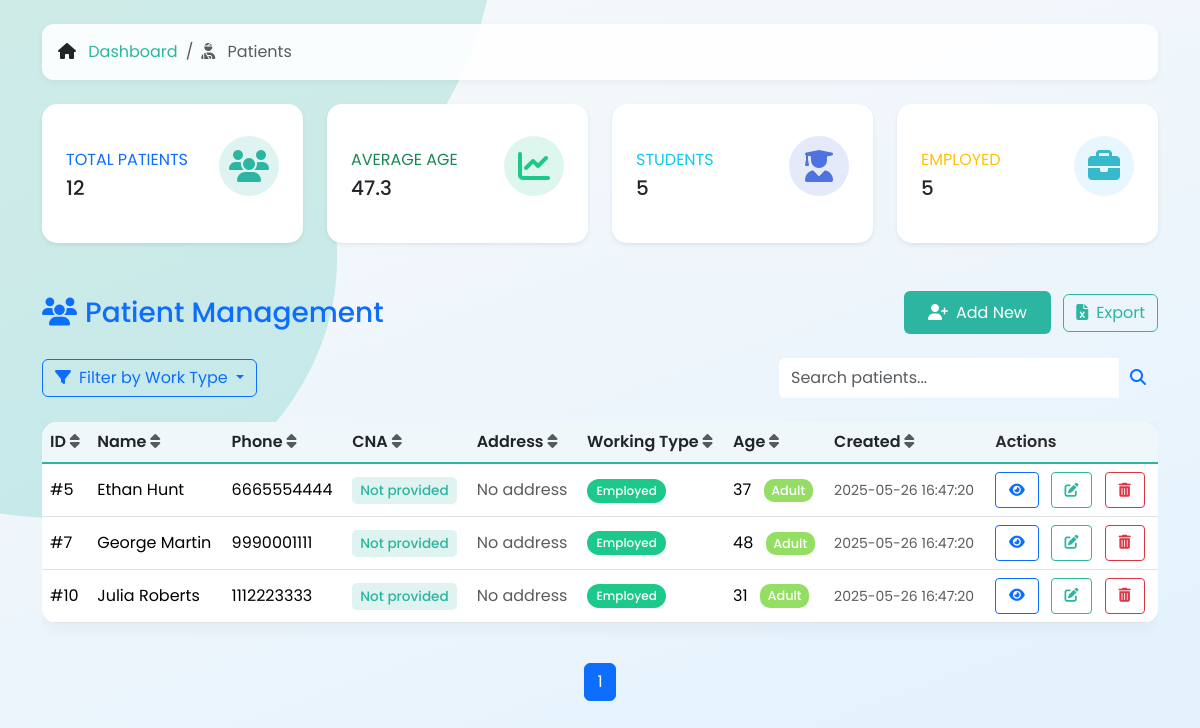
The page /patients.php?work_type=employed on the database as committed earlier.
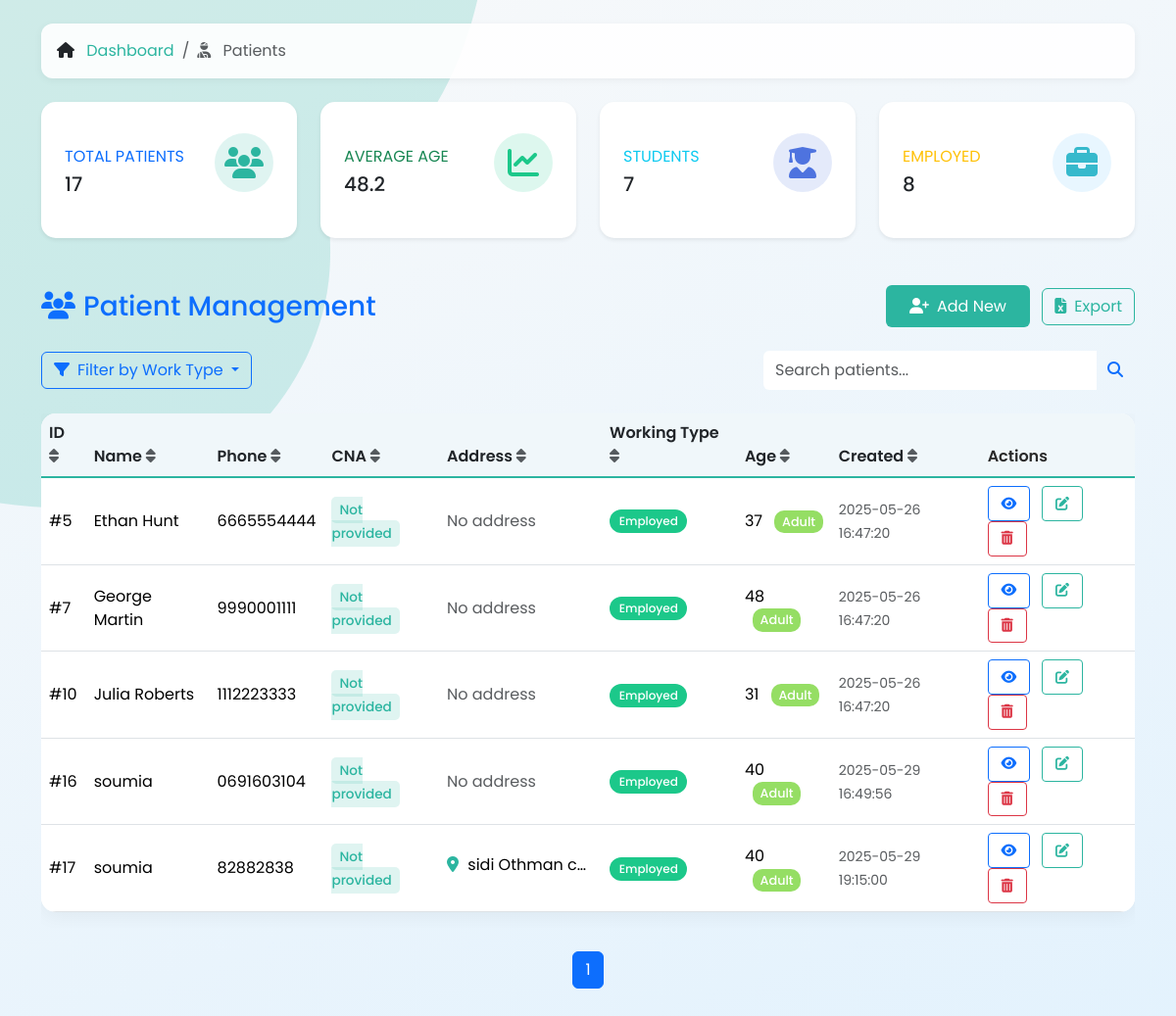
The same page on the database as committed later.
### tables this page shows
CREATE TABLE `patients` (
  `id` int NOT NULL,
  `full_name` varchar(100) NOT NULL,
  `phone` varchar(20) NOT NULL,
  `cna` varchar(20) DEFAULT NULL,
  `address` varchar(255) DEFAULT NULL,
  `working_type` enum('student','employed','self-employed','unemployed') NOT NULL,
  `created_at` datetime DEFAULT CURRENT_TIMESTAMP,
  `age` int NOT NULL
);

### patients.php (the view, shortened to what the changed rows need)
<?php
require_once 'config.php';
try {
    $pdo->query("ALTER TABLE patients
        ADD COLUMN IF NOT EXISTS address VARCHAR(255) DEFAULT NULL AFTER phone,
        ADD COLUMN IF NOT EXISTS cna VARCHAR(20) DEFAULT NULL AFTER address");
} catch (PDOException $e) {
    error_log("Error adding columns: " . $e->getMessage());
}
$search = $_GET['search'] ?? '';
$workTypeFilter = $_GET['work_type'] ?? '';
$sort = $_GET['sort'] ?? 'id';
$order = ($_GET['order'] ?? 'asc') === 'desc' ? 'desc' : 'asc';
$page = max((int)($_GET['page'] ?? 1), 1);
$limit = 5;
$offset = ($page - 1) * $limit;
$conditions = [];
$params = [];
if (!empty($workTypeFilter) && in_array($workTypeFilter, ['student', 'employed', 'self-employed', 'unemployed'])) {
    $conditions[] = "working_type = ?";
    $params[] = $workTypeFilter;
}
$whereClause = $conditions ? 'WHERE ' . implode(' AND ', $conditions) : '';
$countStmt = $pdo->prepare("SELECT COUNT(*) FROM patients $whereClause");
$countStmt->execute($params);
$totalRows = $countStmt->fetchColumn();
$totalPages = ceil($totalRows / $limit);
$sql = "SELECT * FROM patients $whereClause ORDER BY $sort $order LIMIT $limit OFFSET $offset";
$stmt = $pdo->prepare($sql);
$stmt->execute($params);
$patients = $stmt->fetchAll();
$summaryStmt = $pdo->query("
    SELECT
        COUNT(*) AS total_patients,
        AVG(age) AS average_age,
        SUM(CASE WHEN working_type = 'student' THEN 1 ELSE 0 END) AS students,
        SUM(CASE WHEN working_type = 'employed' THEN 1 ELSE 0 END) AS employed,
        SUM(CASE WHEN working_type = 'self-employed' THEN 1 ELSE 0 END) AS self_employed,
        SUM(CASE WHEN working_type = 'unemployed' THEN 1 ELSE 0 END) AS unemployed
    FROM patients
");
$summary = $summaryStmt->fetch(PDO::FETCH_ASSOC);
$averageAge = round($summary['average_age'], 1);
?>
<!DOCTYPE html>
<html lang="en">
<head>
    <link href="https://cdn.jsdelivr.net/npm/bootstrap@5.3.3/dist/css/bootstrap.min.css" rel="stylesheet">
    <link href="https://cdnjs.cloudflare.com/ajax/libs/font-awesome/6.5.0/css/all.min.css" rel="stylesheet">
</head>
<body class="p-4">
<link rel="stylesheet" href="https://cdnjs.cloudflare.com/ajax/libs/animate.css/4.1.1/animate.min.css" />
    <div class="container">
        <div class="row mb-4">
            <div class="col-xl-3 col-md-6 mb-4">
                <div class="card summary-card border-left-primary shadow-sm h-100 py-2">
                    <div class="card-body">
                        <div class="row no-gutters align-items-center">
                            <div class="col mr-2">
                                <div class="text-xs font-weight-bold text-primary text-uppercase mb-1">
                                    Total Patients</div>
                                <div class="h5 mb-0 font-weight-bold text-gray-800"><?= $summary['total_patients'] ?></div>
                            </div>
                        </div>
                    </div>
                </div>
            </div>
            <div class="col-xl-3 col-md-6 mb-4">
                <div class="card summary-card border-left-success shadow-sm h-100 py-2">
                    <div class="card-body">
                        <div class="row no-gutters align-items-center">
                            <div class="col mr-2">
                                <div class="text-xs font-weight-bold text-success text-uppercase mb-1">
                                    Average Age</div>
                                <div class="h5 mb-0 font-weight-bold text-gray-800"><?= $averageAge ?></div>
                            </div>
                        </div>
                    </div>
                </div>
            </div>
            <div class="col-xl-3 col-md-6 mb-4">
                <div class="card summary-card border-left-info shadow-sm h-100 py-2">
                    <div class="card-body">
                        <div class="row no-gutters align-items-center">
                            <div class="col mr-2">
                                <div class="text-xs font-weight-bold text-info text-uppercase mb-1">
                                    Students</div>
                                <div class="h5 mb-0 font-weight-bold text-gray-800"><?= $summary['students'] ?></div>
                            </div>
                        </div>
                    </div>
                </div>
            </div>
            <div class="col-xl-3 col-md-6 mb-4">
                <div class="card summary-card border-left-warning shadow-sm h-100 py-2">
                    <div class="card-body">
                        <div class="row no-gutters align-items-center">
                            <div class="col mr-2">
                                <div class="text-xs font-weight-bold text-warning text-uppercase mb-1">
                                    Employed</div>
                                <div class="h5 mb-0 font-weight-bold text-gray-800"><?= $summary['employed'] + $summary['self_employed'] ?></div>
                            </div>
                        </div>
                    </div>
                </div>
            </div>
        </div>
        <div class="table-responsive">
            <table class="table table-hover align-middle">
                <thead class="table-light">
                    <tr>
                        <?php
                        $columns = ['id' => 'ID', 'full_name' => 'Name', 'phone' => 'Phone',
                                  'cna' => 'CNA', 'address' => 'Address', 'working_type' => 'Working Type',
                                  'age' => 'Age', 'created_at' => 'Created'];
                        foreach ($columns as $col => $label) {
                            $newOrder = ($sort === $col && $order === 'asc') ? 'desc' : 'asc';
                            echo "<th><a href=\"?search=$search&work_type=$workTypeFilter&sort=$col&order=$newOrder\" class=\"text-decoration-none text-dark\">$label <i class=\"fas fa-sort text-muted\"></i></a></th>";
                        }
                        ?>
                        <th>Actions</th>
                    </tr>
                </thead>
                <tbody>
                    <?php foreach ($patients as $patient):
                        $ageGroup = '';
                        $ageClass = '';
                        if ($patient['age'] < 13) {
                            $ageGroup = 'Child';
                            $ageClass = 'age-group-child';
                        } elseif ($patient['age'] >= 13 && $patient['age'] <= 19) {
                            $ageGroup = 'Teen';
                            $ageClass = 'age-group-teen';
                        } elseif ($patient['age'] >= 20 && $patient['age'] <= 59) {
                            $ageGroup = 'Adult';
                            $ageClass = 'age-group-adult';
                        } else {
                            $ageGroup = 'Senior';
                            $ageClass = 'age-group-senior';
                        }
                    ?>
                        <tr>
                            <td>#<?= $patient['id'] ?></td>
                            <td><?= htmlspecialchars($patient['full_name']) ?></td>
                            <td><?= htmlspecialchars($patient['phone']) ?></td>
                            <td>
                                <?php if (!empty($patient['cna'])): ?>
                                    <span class="cna-truncate" title="<?= htmlspecialchars($patient['cna']) ?>">
                                        <i class="fas fa-id-card id-card"></i>
                                        <?= htmlspecialchars($patient['cna']) ?>
                                    </span>
                                <?php else: ?>
                                    <span class="cna-badge">Not provided</span>
                                <?php endif; ?>
                            </td>
                            <td>
                                <?php if (!empty($patient['address'])): ?>
                                    <span class="address-truncate" title="<?= htmlspecialchars($patient['address']) ?>">
                                        <i class="fas fa-map-marker-alt map-marker"></i>
                                        <?= htmlspecialchars($patient['address']) ?>
                                    </span>
                                <?php else: ?>
                                    <span class="text-muted">No address</span>
                                <?php endif; ?>
                            </td>
                            <td>
                                <span class="badge badge-<?= str_replace(' ', '-', $patient['working_type']) ?>">
                                    <?= ucfirst($patient['working_type']) ?>
                                </span>
                            </td>
                            <td>
                                <?= $patient['age'] ?>
                                <span class="age-group ms-2 <?= $ageClass ?>"><?= $ageGroup ?></span>
                            </td>
                            <td><small class="text-muted"><?= $patient['created_at'] ?></small></td>
                            <td class="action-buttons">
                                <button class="btn btn-sm btn-outline-primary me-2 view-patient"
                                        data-id="<?= $patient['id'] ?>"
                                        data-bs-toggle="modal"
                                        data-bs-target="#viewPatientModal"
                                        title="View">
                                    <i class="fas fa-eye"></i>
                                </button>
                                <a href="edit_patient.php?id=<?= $patient['id'] ?>" class="btn btn-sm btn-outline-secondary me-2" title="Edit">
                                    <i class="fas fa-edit"></i>
                                </a>
                                <a href="delete_patient.php?id=<?= $patient['id'] ?>" class="btn btn-sm btn-outline-danger" title="Delete" >
                                    <i class="fas fa-trash-alt"></i>
                                </a>
                            </td>
                        </tr>
                    <?php endforeach ?>
                </tbody>
            </table>
        </div>
        <nav class="mt-4">
            <ul class="pagination justify-content-center">
                <?php for ($i = 1; $i <= $totalPages; $i++): ?>
                    <li class="page-item <?= $i == $page ? 'active' : '' ?>">
                        <a class="page-link"
                           href="?search=<?= $search ?>&work_type=<?= $workTypeFilter ?>&sort=<?= $sort ?>&order=<?= $order ?>&page=<?= $i ?>">
                           <?= $i ?>
                        </a>
                    </li>
                <?php endfor; ?>
            </ul>
        </nav>
    </div>
</body>
</html>

Rows that differ between the two databases and show on the page:
added patients: id "16", full_name "soumia", phone "0691603104", shows "Not provided", shows "No address", working_type "Employed", age "40", age "Adult", created_at "2025-05-29 16:49:56"
added patients: id "17", full_name "soumia", phone "82882838", shows "Not provided", address "sidi Othman c…", working_type "Employed", age "40", age "Adult", created_at "2025-05-29 19:15:00"
Other text that changed with them:
$summary['total_patients']: "12" → "17"
$averageAge: "47.3" → "48.2"
$summary['students']: "5" → "7"
$summary['employed'] + $summary['self_employed']: "5" → "8"
